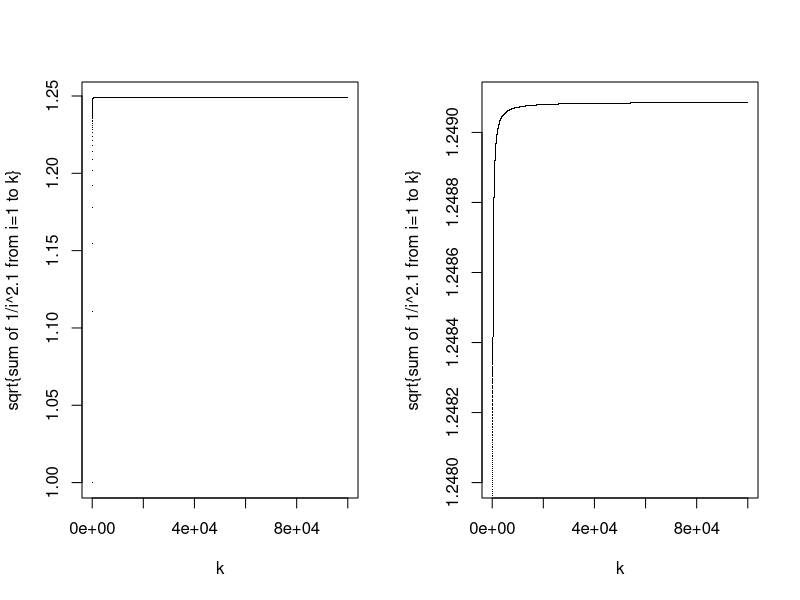
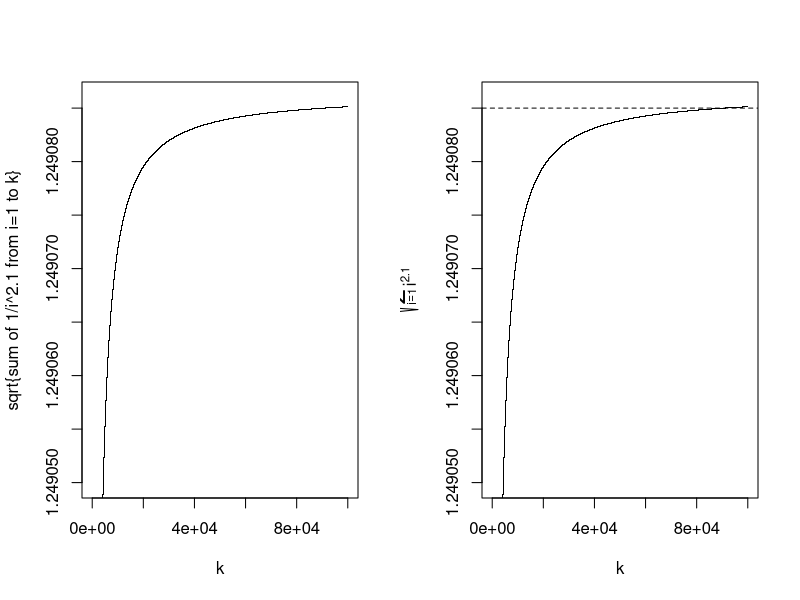
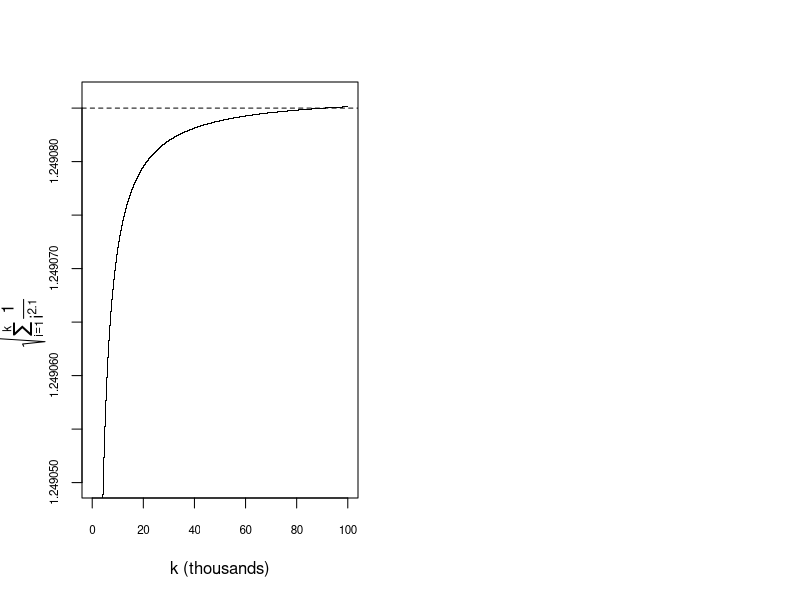
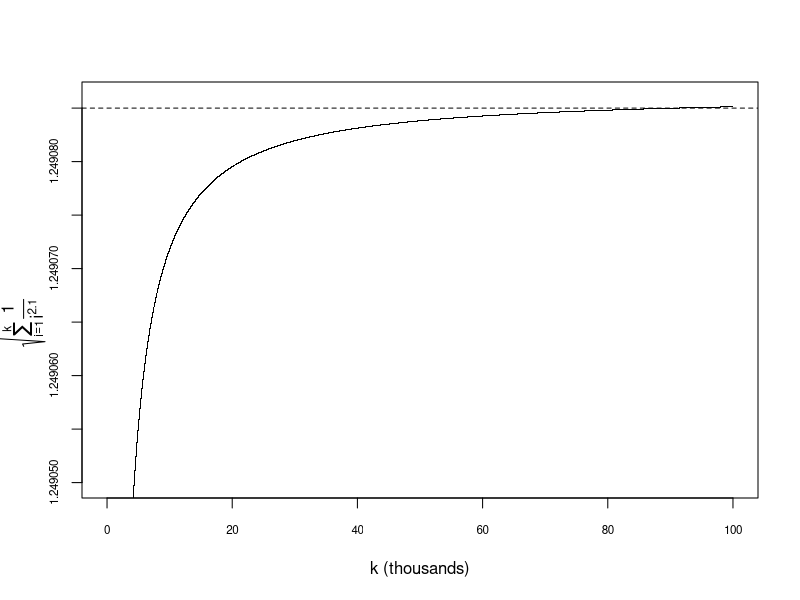

These figures' R source, in order:
## Find sqrt(sum of 1/k^2.1), for k = 1, 2, 3, ....

n = 100000
x = rep(1,n)
for (k in 2:n){
    x[k] = x[k-1] + 1/k^2.1
}
y = sqrt(x)

par(mfrow=c(1,2)) ## do this if you want two plots per page.

plot(c(0,n),c(min(y),max(y)),type="n",xlab="k",
     ylab="sqrt{sum of 1/i^2.1 from i=1 to k}")
points(1:n,y,pch=".")
## problems: the range of the y-axis is too big, 
## and the labels on the axes are ugly.

max(y) ## 1.249085

plot(c(0,n),c(1.248,1.2491),type="n",xlab="k",
     ylab="sqrt{sum of 1/i^2.1 from i=1 to k}")
points(1:n,y,pch=".")
## didn't help enough. You have to zoom in a lot more here on the y-axis.

plot(c(0,n),c(1.24905,1.249086),type="n",xlab="k",
     ylab="sqrt{sum of 1/i^2.1 from i=1 to k}")
points(1:n,y,pch=".")
## problem: the labels on the axes are still ugly.

plot(c(0,n),c(1.24905,1.249086),type="n",xlab="k",
     ylab=expression(sqrt(sum(frac(1,i^2.1),i==1, k))))
points(1:n,y,pch=".")
abline(h=1.249085,lty=2)
## problems: the labels on both axes are still not great.

plot(c(0,n/1000),c(1.24905,1.249086),type="n",
     xlab="k (thousands)",ylab="",cex.axis=.7)    
mtext(s=2,l=1.65, at = 1.249065, 
      expression(sqrt(sum(frac(1,i^2.1),i==1, k))))
points(c(1:n)/1000,y,pch=".")
abline(h=1.249085,lty=2)

par(mfrow=c(1,1)) ## just one plot on the page

plot(c(0,n/1000),c(1.24905,1.249086),type="n",xlab="k (thousands)",ylab="",cex.axis=.7)    
mtext(s=2,l=1.65, at = 1.249065, expression(sqrt(sum(frac(1,i^2.1),i==1, k))))
points(c(1:n)/1000,y,pch=".")
abline(h=1.249085,lty=2)
